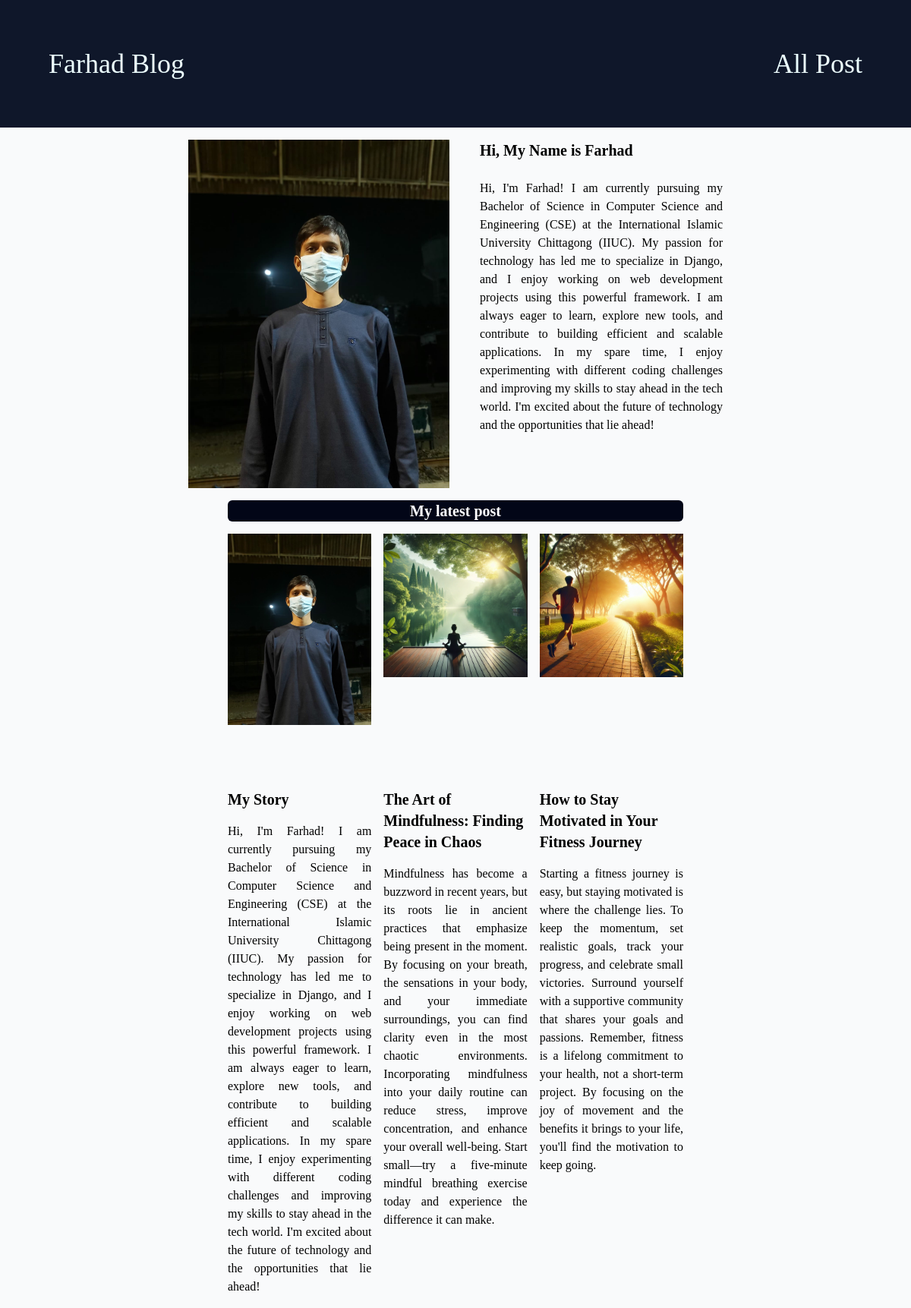
Before: / with the older database file.
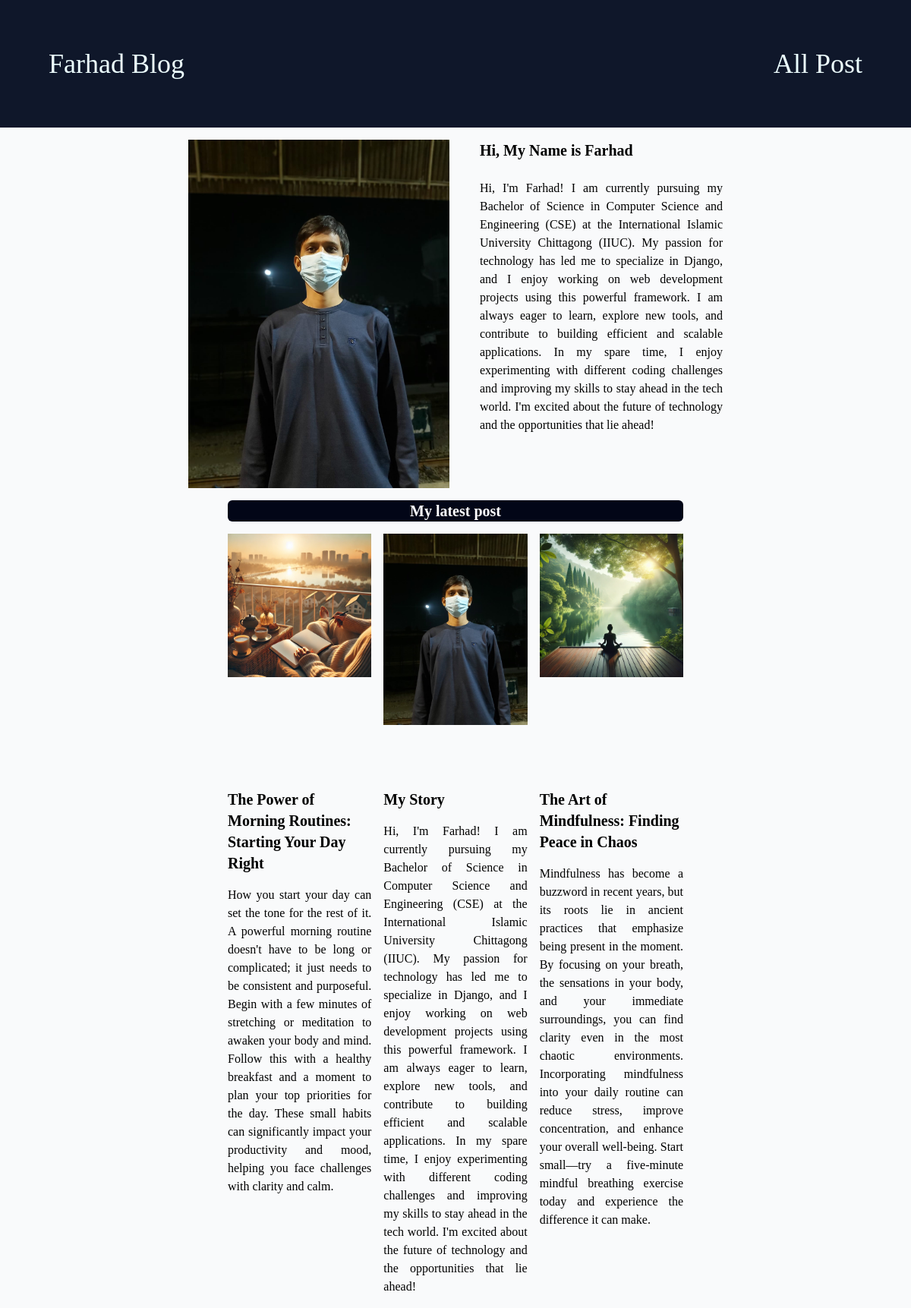
After: the same page with the newer database file.
### blog/models.py (models this page shows, shortened)
class Post(models.Model):
    title = models.CharField(max_length=100)
    image_name = models.CharField(max_length=100)
    date_posted = models.DateTimeField(auto_now=True)
    author = models.ForeignKey(Author, on_delete=models.SET_NULL, null=True, related_name='posts')
    content = models.TextField()
    slug = models.SlugField(max_length=100, unique=True)
    tags = models.ManyToManyField(Tag, related_name='posts')

### blog/views.py (the view)
# urls.py: path("", views.landing_page, name="landing_page"),
def landing_page(request):
    latest_post = Post.objects.all().order_by("-date_posted")[:3]
    return render(request, "blog/landing_page.html", {
        "latest_post" : latest_post,
    })

### blog/templates/blog/landing_page.html (shortened to what this page needs)
{% extends "base.html" %}
{% load static %}
{% block content %}
    <div class="flex justify-center px-10 mt-4 mb-4">
        <div class="w-96">
            <img src="{% static "blog/Farhad.jpg" %}" alt="Farhad" class="pr-10 w-96">
        </div>
        <div class="w-80">
            <h1 class="text-xl font-bold">Hi, My Name is Farhad</h1><br>
            <p class="text-justify">Hi, I'm Farhad! I am currently pursuing my Bachelor of Science in Computer Science and Engineering (CSE) at the International Islamic University Chittagong (IIUC). My passion for technology has led me to specialize in Django, and I enjoy working on web development projects using this powerful framework. I am always eager to learn, explore new tools, and contribute to building efficient and scalable applications.
                In my spare time, I enjoy experimenting with different coding challenges and improving my skills to stay ahead in the tech world. I'm excited about the future of technology and the opportunities that lie ahead!</p>
        </div>
    </div>
    <div class="bg-slate-950 text-white flex justify-center mx-auto rounded-md w-1/2 mb-4">
        <div><h1 class="text-xl font-bold">My latest post</h1></div>
    </div>
    <div class="grid grid-cols-3 gap-4 w-1/2 mx-auto mb-4">
        {% for post in latest_post %}
            {% include "snippet_html/latest_post.html" %}
        {% endfor %}
    </div>
{% endblock content %}

### templates/base.html (shortened to what this page needs)
{% load static tailwind_tags %}
<!DOCTYPE html>
<html lang="en">
	<head>
		{% tailwind_css %}
	</head>
	<body class="bg-gray-50 font-serif leading-normal tracking-normal">
		<nav class="flex justify-between p-16 bg-slate-900 text-cyan-50 text-4xl">
			<div>
				<a href="{% url "landing_page" %}"><h1>Farhad Blog</h1></a>
			</div>
			<div>
				<a href="{% url "all_post_page" %}"><h1>All Post</h1></a>
			</div>
		</nav>
        {% block content %}{% endblock content %}
	</body>
</html>

### blog/templates/snippet_html/latest_post.html
{% load static %}
<a href="{% url "post_detail_page" post.slug  %}">
    <div>
        <div class="mb-4 h-80"><img src="{% static "image/"|add:post.image_name %}" alt="{{ post.title }}" class="max-h-full mx-auto"></div>
        <div class="mb-4 text-xl font-bold"><h1>{{ post.title }}</h1></div>
        <div class="text-justify"><p>{{ post.content }}</p></div>
    </div>
</a>

Changed rows visible on the page:
no longer on this page (row unchanged): Post: image_name (picture), title "How to Stay Motivated in Your Fitness Journey", content "Starting a fitness journey is easy, but staying motivated is where the challenge lies. To keep the momentum, set realistic goals, track your progress, and celebrate small victories. Surround yourself with a supportive community that shares your goals and passions. Remember, fitness is a lifelong commitment to your health, not a short-term project. By focusing on the joy of movement and the benefits it brings to your life, you'll find the motivation to keep going."
added Post: image_name (picture), title "The Power of Morning Routines: Starting Your Day Right", content "How you start your day can set the tone for the rest of it. A powerful morning routine doesn't have to be long or complicated; it just needs to be consistent and purposeful. Begin with a few minutes of stretching or meditation to awaken your body and mind. Follow this with a healthy breakfast and a moment to plan your top priorities for the day. These small habits can significantly impact your productivity and mood, helping you face challenges with clarity and calm."
